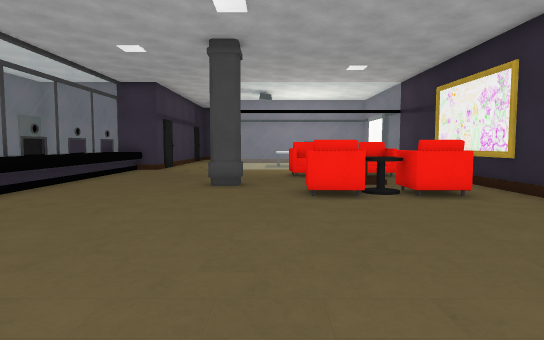
[1] (above)

18 first-person views from a walk through a 3-D level made in the Unity game engine. The camera is 1.2 m above the floor, tilts 4° down and sees 75° across. The floor is counted in squares, 1 m on a side. Each view is taken from the middle of a square. On the plan, view 1 faces up. The plan holds only what a view shows up to about 14 squares ahead; the rest is blank. Some animated figures are not drawn. Some surface patterns are stand-ins.

[2]
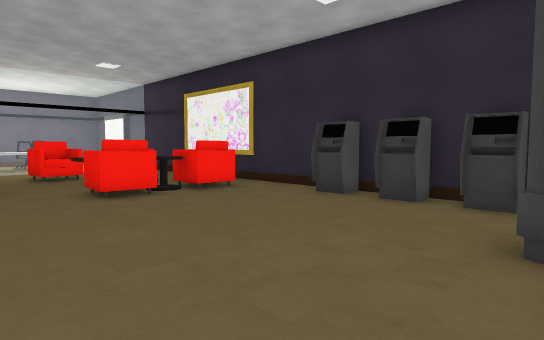

[3]
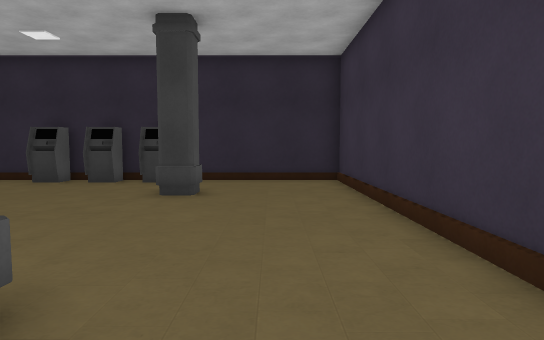

[4]
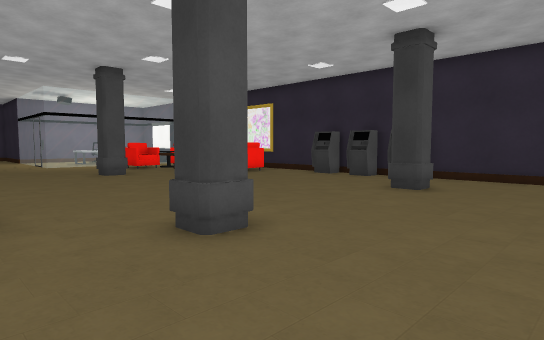

[5]
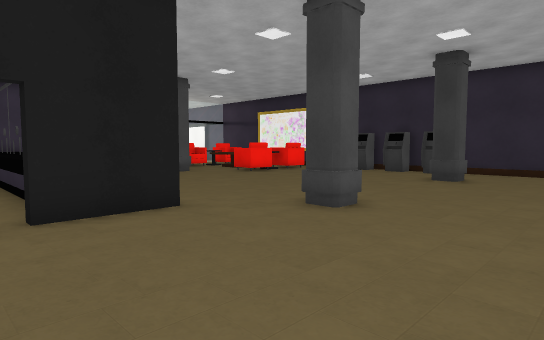

[6]
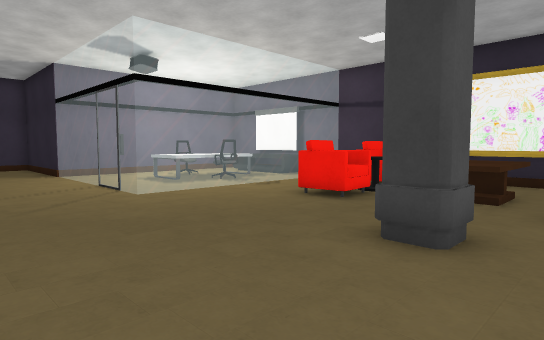

[7]
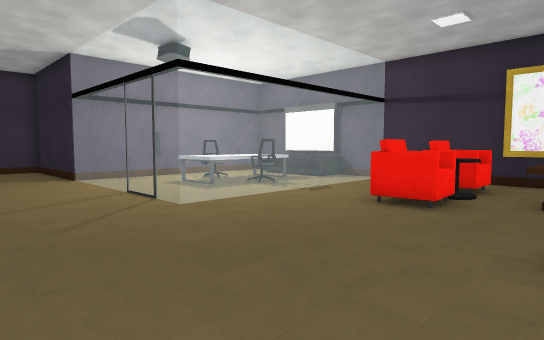

[8]
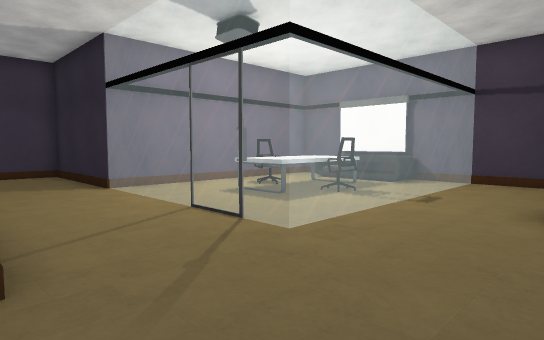

[9]
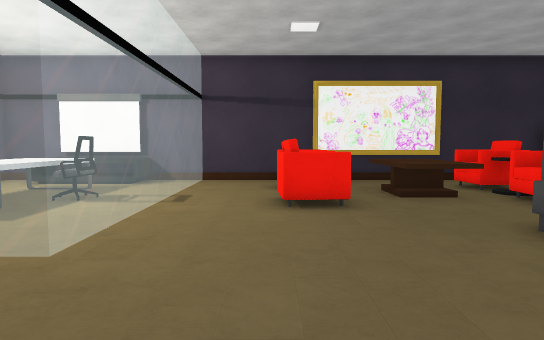

[10]
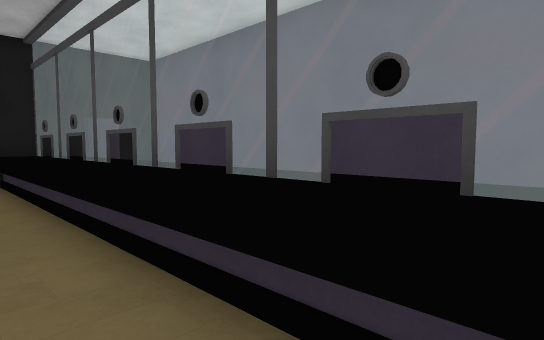

[11]
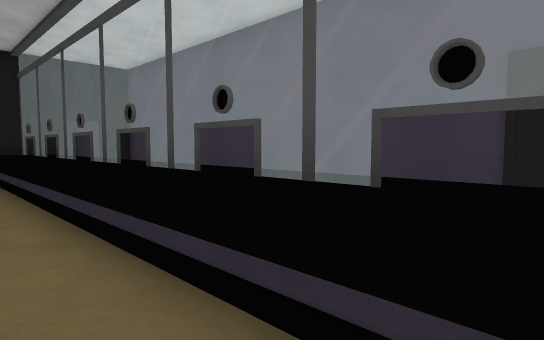

[12]
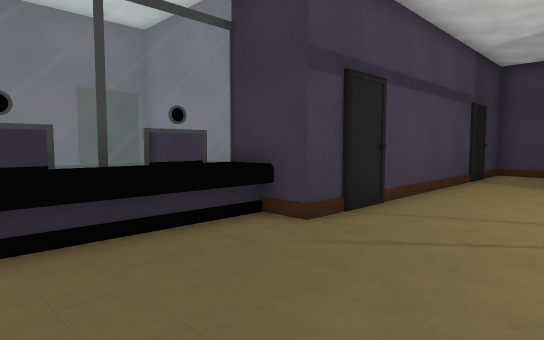

[13]
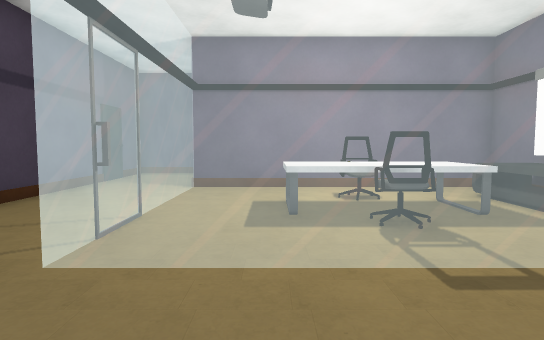

[14]
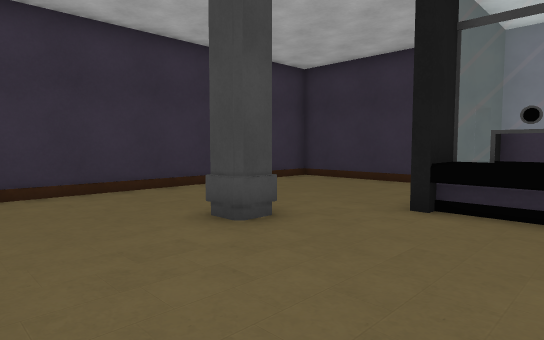

[15]
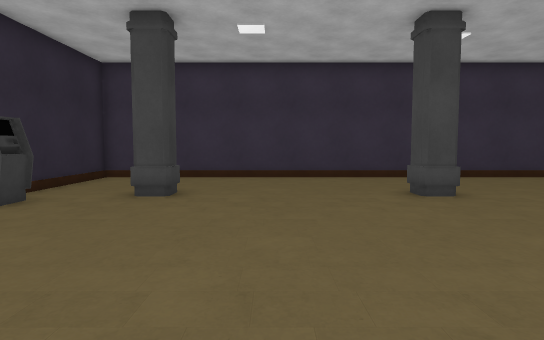

[16]
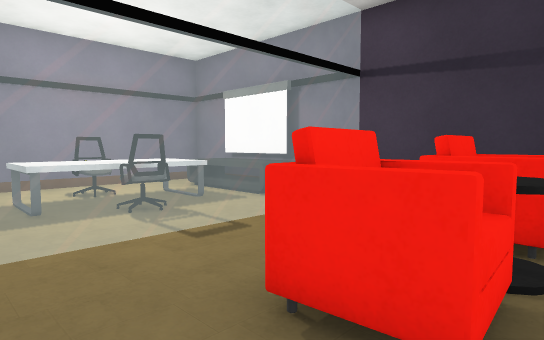

[17]
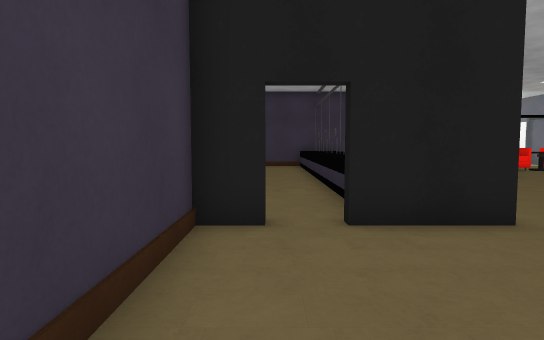

[18]
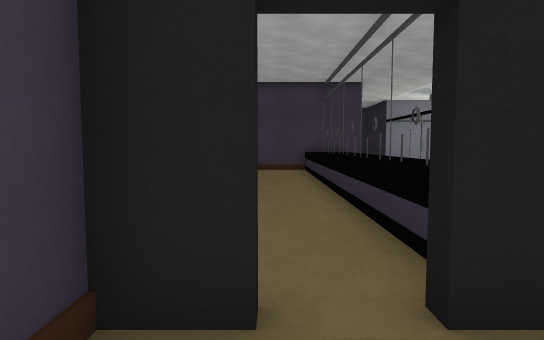

### Floor plan
Key: @ floor where view 1 was taken; # wall or solid block; . floor; / step, stairs or slope; = window, fence, low wall or low ledge; ^ raised ledge; T thing the floor can be seen under or through; O other object.
Columns run from 11 left of view 1 to 7 right of it. Each row starts with its distance up from view 1.
 29      #####
 28      #...#
 27      #...#
 26      #...#
 25      #...##
 24      #...=########
 23      #...=.......#
 22      #...=.OOOOOOO
 21      #...=.OOOOOOO
 20      #...=.OOOOOOO
 19      #...=...^..OO
 18      #...=========#
 17 ###^^.............#
 16 #  ^^.............#
 15 #  ^^.......##.^..#
 14 #..^^.......^OO^^.#
 13 #..^^............O#
 12 #..^^........OOO..#
 11 #..^^....OO..OOO..#
 10 #..^^.............#
  9 #..^^.......^OO^..#
  8 #..^^.......##....#
  7 #..^^.............#
  6 #..^^...........OO
  5 #..^^............O
  4 #..^^...........OO
  3 #TT^^...........OO
  2 #TT##...........OO
  1 #......O......O../#
  0 #......O...@..O../#
 -1 #................/#
 -2 #................/#
 -3 #................/#
 -4 #/////////////////#
 -5 ###################

Positions as (right, up) in squares from view 1, and headings:
1: (0, 0), facing up
2: (-2, 0), facing up-right
3: (-6, -2), facing right
4: (-7, -4), facing up-right
5: (-10, -4), facing up-right
6: (-6, 9), facing up-right
7: (-6, 11), facing up-right
8: (-6, 14), facing up-right
9: (-6, 15), facing right
10: (-5, 15), facing down-left
11: (-5, 17), facing down-left
12: (-2, 13), facing up-left
13: (0, 14), facing up
14: (0, 5), facing down-left
15: (0, 9), facing down
16: (-1, 13), facing up-right
17: (-10, -3), facing up
18: (-10, 0), facing up
